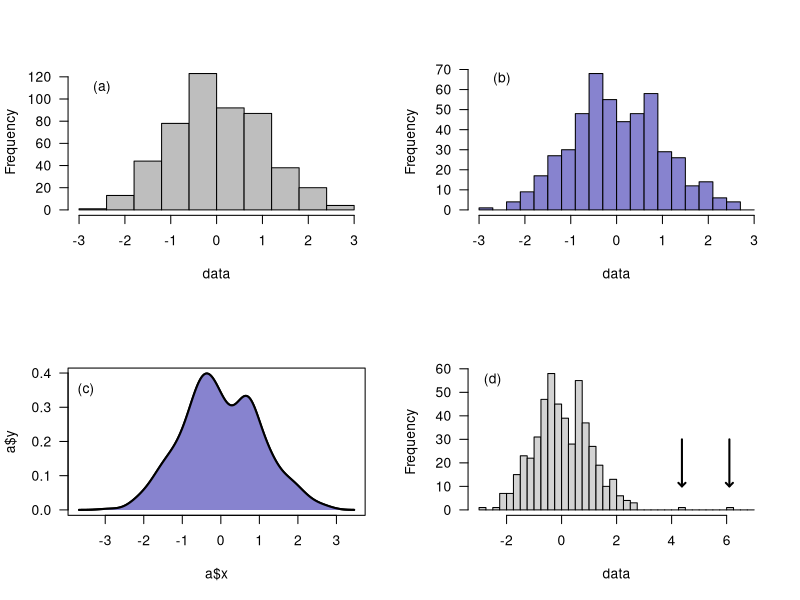
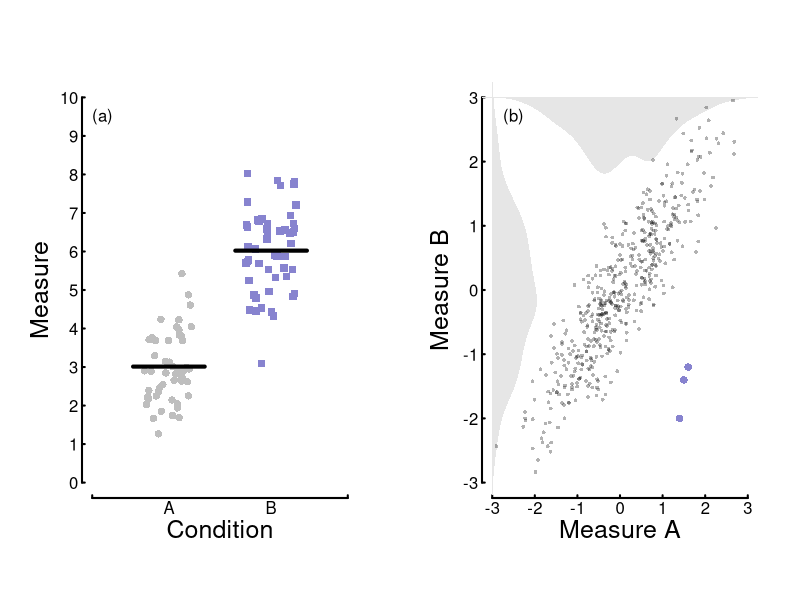
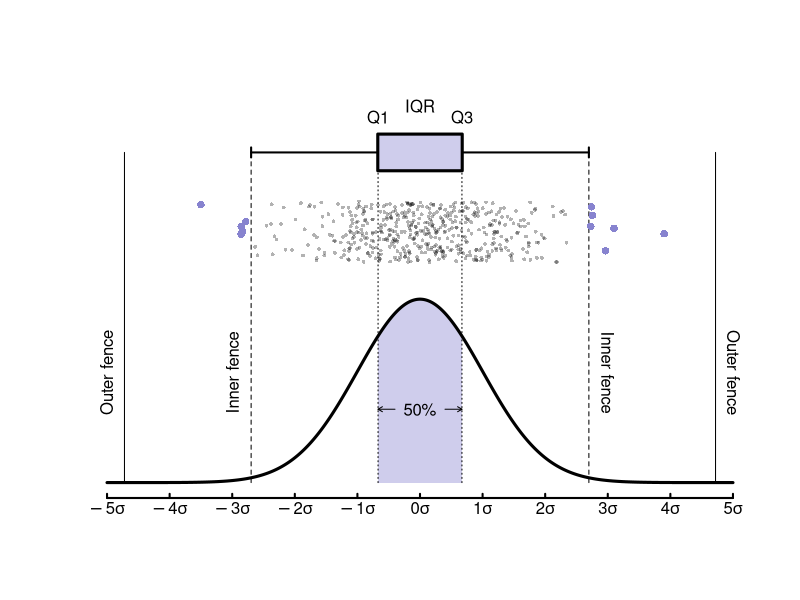
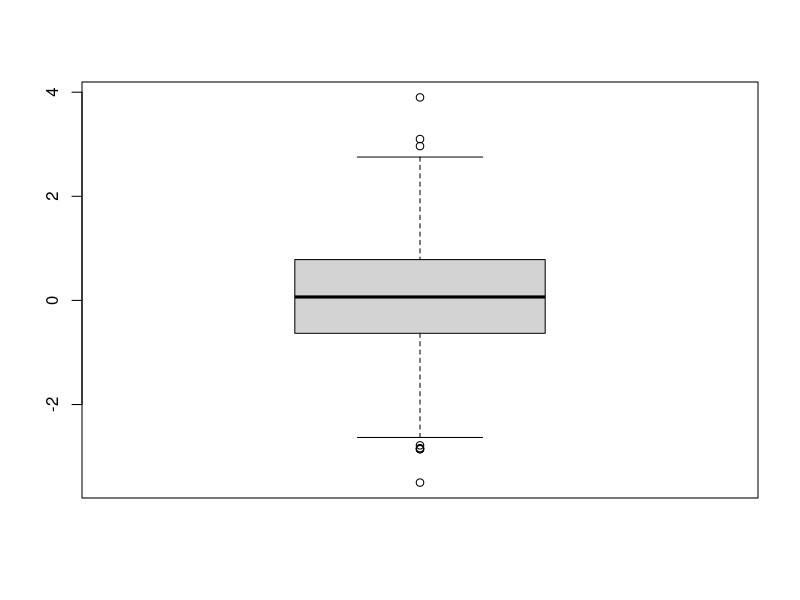
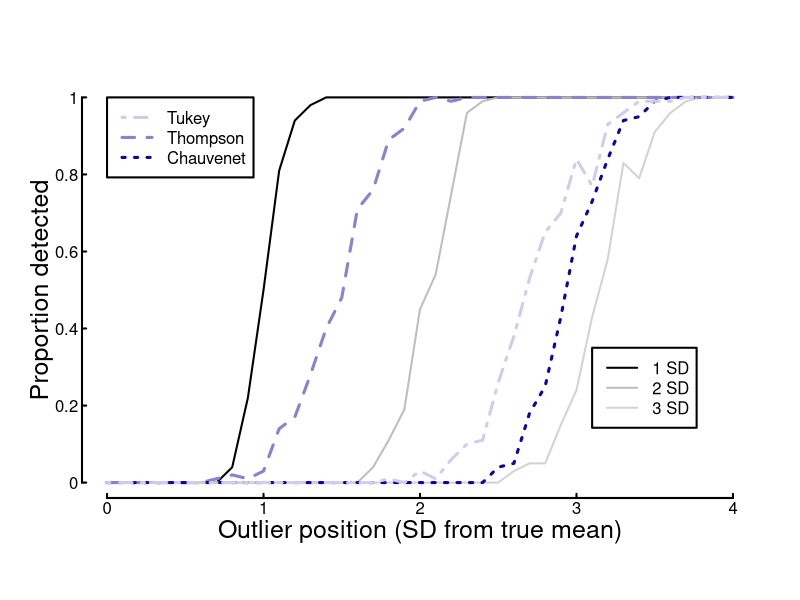
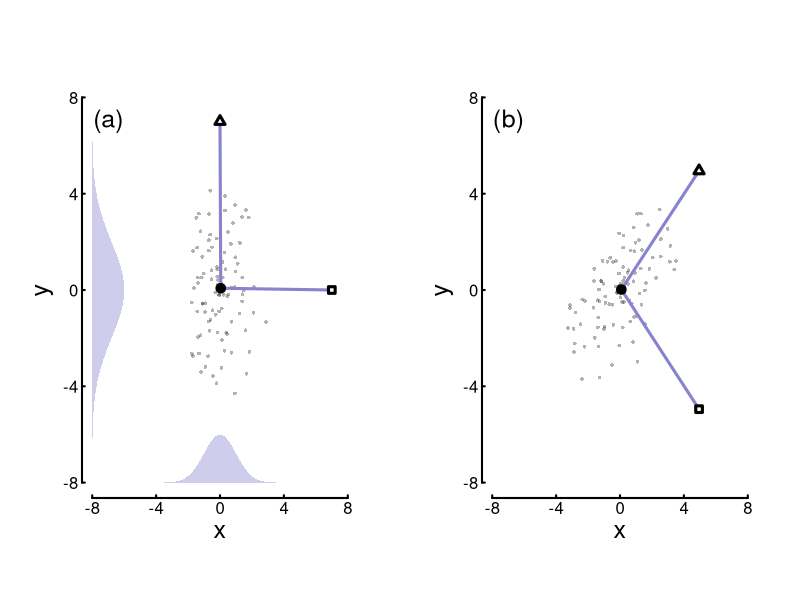
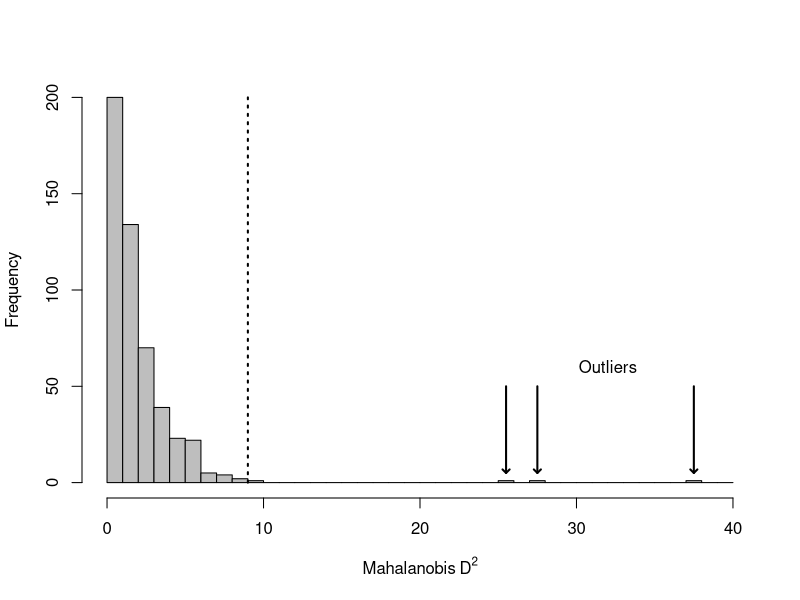
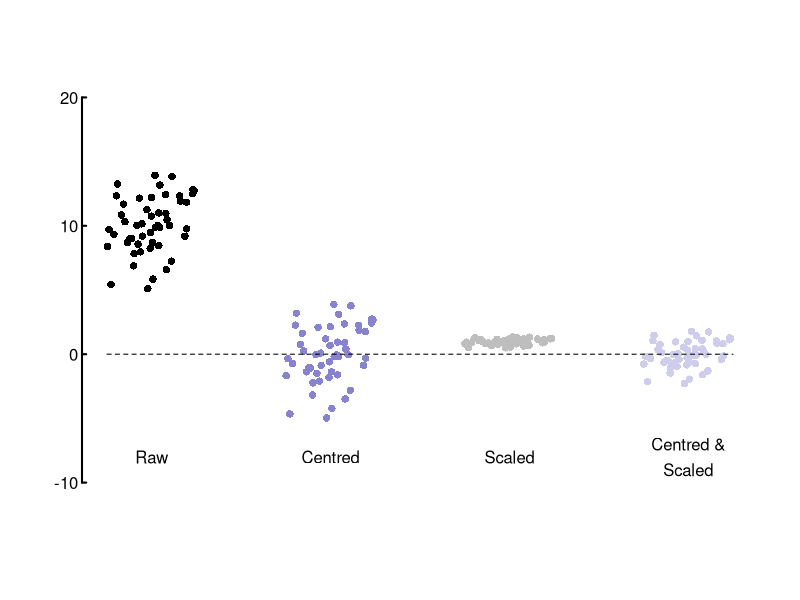

The R script that drew these images, in order:
# set outputplot as 2 to save plots as PDfs
outputplot <- 2
# set n of simulations for figure 5
nsims <- 100  # global value for the whole script - increase to 100000 for final run
# set colours for all plots
pal2tone <- c('#8783CF','#10069F','#CFCDEC')  # blue 072

#  create some functions that are used later to identify outliers
d_chauv <- function(data){
  i <- NULL
  m <- mean(data)
  s <- sd(data)
  Zdata <- abs(data-m)/s
  dmax <- abs(qnorm(1/(4*length(data))))
  i <- which(Zdata>dmax)
  return(i)}

d_thom <- function(data){
  i <- NULL
  noutliers <- 0
  included <- 1:length(data)
  exitcode <- 0
  
  while (exitcode==0){
    m <- mean(data[included])
    s <- sd(data[included])
    Zdata <- abs(data[included]-m)/s
    target <- max(Zdata)
    ti <- included[which(Zdata==target)]
    n <- length(included)
    tcrit <- qt(0.975,n-2)
    tau <- tcrit*(n-1)/(sqrt(n)*sqrt(n-2+tcrit^2))
    exitcode <- 1
    if (target>tau){
      noutliers <- noutliers + 1
      i[noutliers] <- ti
      included <- included[which(included!=ti)]
      exitcode <- 0
    }
  }
  i <- sort(i)
  return(i)}


# Chapter 3 figures ---------------------------------------------------------------
chapter <- 3
figno <- 1

if(outputplot==1){postscript(paste('figures/Figure ',chapter,'.',figno,'.eps',sep=''), horizontal = FALSE, onefile = FALSE, paper = "special", height = 7.5, width = 7.5)}
if(outputplot==2){pdf(paste('figures/Figure ',chapter,'.',figno,'.pdf',sep=''), bg="transparent", height = 7.5, width = 7.5)}

par(mfrow=c(2,2), las=1)
set.seed(1982)

data <- rnorm(500)
hist(data,breaks=seq(-3,3,length=11),col='grey',main=NULL)
text(-2.5,110,'(a)')

hist(data,breaks=seq(-3,3,length=21),col=pal2tone[1],main=NULL)
text(-2.5,65,'(b)')

a <- density(data)
plot(a$x,a$y,type='l',lwd=2)
polygon(a$x,a$y,col=pal2tone[1],border=NA)
lines(a$x,a$y,lwd=2)
text(-3.5,0.35,'(c)')

data[499:500] <- c(6.1,4.5)
hist(data,breaks=seq(-3,7,length=41),main=NULL)
arrows(4.375,30,4.375,10,length=0.05,angle=45,lwd=2)
arrows(6.1,30,6.1,10,length=0.05,angle=45,lwd=2)
text(-2.5,55,'(d)')

if(outputplot>0){dev.off()}  # this line goes after you've finished plotting (to output the example below, move it to the bottom of the script)


figno <- figno + 1
# if(outputplot==1){postscript(paste('figures/Figure ',chapter,'.',figno,'.eps',sep=''), horizontal = FALSE, onefile = FALSE, paper = "special", height = 4.5, width = 6.5)}
if(outputplot==1){cairo_ps(paste('figures/Figure ',chapter,'.',figno,'.eps',sep=''), onefile = FALSE, height = 5, width = 9, fallback_resolution = 600)}
if(outputplot==2){pdf(paste('figures/Figure ',chapter,'.',figno,'.pdf',sep=''), bg="transparent", height = 5, width = 9)}

par(mfrow=c(1,2), las=1)
set.seed(1982)

data <- rnorm(500)
data2 <- data + 0.5*rnorm(500)

plot(x=NULL,y=NULL,axes=FALSE, ann=FALSE, xlim=c(0,5), ylim=c(0,10))   
axis(1, at=c(0,5), tck=0.01, lab=F, lwd=2)   
axis(2, at=0:10, tck=0.01, lab=F, lwd=2)
mtext(text = c('A','B'), side = 1, at=c(1.5,3.5), las=1) 
mtext(text = 0:10, side = 2, at=0:10, line=0.2, las=1)  
title(xlab="Condition", col.lab=rgb(0,0,0), line=1.2, cex.lab=1.5)
title(ylab="Measure", col.lab=rgb(0,0,0), line=1.5, cex.lab=1.5)

points(runif(50)+1,data[1:50]+3,pch=16,col='gray')
points(runif(50)+3,data[51:100]+6,pch=15,col=pal2tone[1])
lines(c(0.8,2.2),c(mean(data[1:50]+3),mean(data[1:50]+3)),lwd=4)
lines(c(2.8,4.2),c(mean(data[51:100]+6),mean(data[51:100]+6)),lwd=4)

text(0.2,9.5,'(a)')



plot(x=NULL,y=NULL,axes=FALSE, ann=FALSE, xlim=c(-3,3), ylim=c(-3,3))   
axis(1, at=-3:3, tck=0.01, lab=F, lwd=2)   
axis(2, at=-3:3, tck=0.01, lab=F, lwd=2)
mtext(text = -3:3, side = 1, at= -3:3, las=1) 
mtext(text = -3:3, side = 2, at= -3:3, line=0.2, las=1)  
title(xlab="Measure A", col.lab=rgb(0,0,0), line=1.2, cex.lab=1.5)
title(ylab="Measure B", col.lab=rgb(0,0,0), line=1.5, cex.lab=1.5)

a <- density(c(data,1.5,1.6,1.4))
polygon(a$x,3-(3*a$y),col=rgb(0.9,0.9,0.9),border=NA)

a <- density(c(data2,-1.4,-1.2,-2))
polygon(-3+(3*a$y),a$x,col=rgb(0.9,0.9,0.9),border=NA)

points(data,data2,pch=16,col=rgb(0,0,0,alpha=0.3),cex=0.5)
points(c(1.5,1.6,1.4),c(-1.4,-1.2,-2),pch=16,col=pal2tone[1],cex=1)

text(-2.5,2.7,'(b)')

data <- c(data,1.5,1.6,1.4)
data2 <- c(data2,-1.4,-1.2,-2)

bdata <- data.frame(data,data2)
colnames(bdata) <- c('x','y')

if(outputplot>0){dev.off()}  # this line goes after you've finished plotting (to output the example below, move it to the bottom of the script)


figno <- figno + 1
# if(outputplot==1){postscript(paste('figures/Figure ',chapter,'.',figno,'.eps',sep=''), horizontal = FALSE, onefile = FALSE, paper = "special", height = 4.5, width = 6.5)}
if(outputplot==1){cairo_ps(paste('figures/Figure ',chapter,'.',figno,'.eps',sep=''), onefile = FALSE, height = 4.5, width = 6.5, fallback_resolution = 600)}
if(outputplot==2){pdf(paste('figures/Figure ',chapter,'.',figno,'.pdf',sep=''), bg="transparent", height = 4.5, width = 6.5)}

# this is daft, but I can't find a better way to do it
sigmastrings <- NULL
sigmastrings[1] <- expression(paste(-5,sigma,sep=''))
sigmastrings[2] <- expression(paste(-4,sigma,sep=''))
sigmastrings[3] <- expression(paste(-3,sigma,sep=''))
sigmastrings[4] <- expression(paste(-2,sigma,sep=''))
sigmastrings[5] <- expression(paste(-1,sigma,sep=''))
sigmastrings[6] <- expression(paste(0,sigma,sep=''))
sigmastrings[7] <- expression(paste(1,sigma,sep=''))
sigmastrings[8] <- expression(paste(2,sigma,sep=''))
sigmastrings[9] <- expression(paste(3,sigma,sep=''))
sigmastrings[10] <- expression(paste(4,sigma,sep=''))
sigmastrings[11] <- expression(paste(5,sigma,sep=''))


plot(x=NULL,y=NULL,axes=FALSE, ann=FALSE, xlim=c(-5,5), ylim=c(0,2.1))   
axis(1, at=-5:5, tck=0.01, lab=F, lwd=2)   
mtext(text = sigmastrings, side = 1, at=-5:5, las=1) 

xvals <- seq(-0.67,0.67,0.01)
normdist <- dnorm(xvals)
polygon(c(-0.67,xvals,0.67),c(0,normdist/max(normdist),0),col=pal2tone[3],border=NA)

lines(c(-0.67,-0.67),c(0,1.8),lty=3)
lines(c(0.67,0.67),c(0,1.8),lty=3)
lines(c(-2.698,-2.698),c(0,1.8),lty=2)
lines(c(2.698,2.698),c(0,1.8),lty=2)
lines(c(-4.7215,-4.7215),c(0,1.8),lty=1)
lines(c(4.7215,4.7215),c(0,1.8),lty=1)

xvals <- seq(-5,5,0.01)
normdist <- dnorm(xvals)
lines(xvals,normdist/max(normdist),lwd=3)

ndata <- rnorm(500)
ndata[1:3] <- c(-3.5,3.1,3.9)
yvals <- 1.2+runif(length(ndata))/3
points(ndata,yvals,pch=16,col=rgb(0,0,0,alpha=0.3),cex=0.5)
i <- which(abs(ndata)>2.698)
points(ndata[i],yvals[i],pch=16,col=pal2tone[1],cex=1)

polygon(c(-0.6745,0.6745,0.6745,-0.6745),c(1.7,1.7,1.9,1.9),col=pal2tone[3],lwd=3)
arrows(-0.6745,1.8,-2.698,1.8,length=0.05, angle=90, lwd=2)
arrows(0.6745,1.8,2.698,1.8,length=0.05, angle=90, lwd=2)

text(-0.67,1.99,'Q1',adj=0.5)
text(0,2.05,'IQR',adj=0.5)
text(0.67,1.99,'Q3',adj=0.5)

text(0,0.4,'50%',adj=0.5)
arrows(-0.4,0.4,-0.67,0.4,length=0.05)
arrows(0.4,0.4,0.67,0.4,length=0.05)


text(-3,0.6,'Inner fence',adj=0.5,srt=90)
text(3,0.6,'Inner fence',adj=0.5,srt=270)
text(-5,0.6,'Outer fence',adj=0.5,srt=90)
text(5,0.6,'Outer fence',adj=0.5,srt=270)

if(outputplot>0){dev.off()}  # this line goes after you've finished plotting (to output the example below, move it to the bottom of the script)


figno <- figno + 1
if(outputplot==1){postscript(paste('figures/Figure ',chapter,'.',figno,'.eps',sep=''), horizontal = FALSE, onefile = FALSE, paper = "special", height = 4.5, width = 6.5)}
if(outputplot==2){pdf(paste('figures/Figure ',chapter,'.',figno,'.pdf',sep=''), bg="transparent", height = 4.5, width = 6.5)}

boxplot(ndata)

if(outputplot>0){dev.off()}  # this line goes after you've finished plotting (to output the example below, move it to the bottom of the script)


figno <- figno + 1
if(outputplot==1){postscript(paste('figures/Figure ',chapter,'.',figno,'.eps',sep=''), horizontal = FALSE, onefile = FALSE, paper = "special", height = 4.5, width = 6.5)}
if(outputplot==2){pdf(paste('figures/Figure ',chapter,'.',figno,'.pdf',sep=''), bg="transparent", height = 4.5, width = 6.5)}

N <- 100
outliervals <- seq(0,4,0.1)

SD1count <- 0*outliervals
SD2count <- 0*outliervals
SD3count <- 0*outliervals
Tukeycount <- 0*outliervals
chcount <- 0*outliervals
taucount <- 0*outliervals

for (s in 1:nsims){
  for (k in 1:length(outliervals)){
    data <- rnorm(N)  # generate some random data
    data[1] <- outliervals[k]     # one value with an outlier
    
    if ((data[1]-mean(data))>(1*sd(data))){SD1count[k] <- SD1count[k]+1}
    if ((data[1]-mean(data))>(2*sd(data))){SD2count[k] <- SD2count[k]+1}
    if ((data[1]-mean(data))>(3*sd(data))){SD3count[k] <- SD3count[k]+1}
    if ((data[1]-mean(data))>(2*IQR(data))){Tukeycount[k] <- Tukeycount[k]+1}
    
    ch <- d_chauv(data)
    if (length(ch)){if (ch[1]==1){chcount[k] <- chcount[k]+1}}
    th <- d_thom(data)
    if (length(th)){if (th[1]==1){taucount[k] <- taucount[k]+1}}
    
  }}

SD1prop <- SD1count/nsims
SD2prop <- SD2count/nsims
SD3prop <- SD3count/nsims
Tukeyprop <- Tukeycount/nsims
chprop <- chcount/nsims
tauprop <- taucount/nsims

plot(x=NULL,y=NULL,axes=FALSE, ann=FALSE, xlim=c(0,4), ylim=c(0,1))   
axis(1, at=0:4, tck=0.01, lab=F, lwd=2)   
axis(2, at=seq(0,1,0.2), tck=0.01, lab=F, lwd=2)
mtext(text = 0:4, side = 1, at= 0:4, las=1) 
mtext(text = seq(0,1,0.2), side = 2, at= seq(0,1,0.2), line=0.2, las=1)  
title(xlab="Outlier position (SD from true mean)", col.lab=rgb(0,0,0), line=1.2, cex.lab=1.5)
title(ylab="Proportion detected", col.lab=rgb(0,0,0), line=1.5, cex.lab=1.5)

lines(outliervals,SD1prop,lwd=2)
lines(outliervals,SD2prop,lwd=2,col='grey')
lines(outliervals,SD3prop,lwd=2,col='lightgrey')

lines(outliervals,tauprop,lwd=3,col=pal2tone[1],lty=2)
lines(outliervals,chprop,lwd=3,col=pal2tone[2],lty=3)
lines(outliervals,Tukeyprop,lwd=3,col=pal2tone[3],lty=4)

legend(0,1,c('Tukey','Thompson', 'Chauvenet'), col=pal2tone[c(3,1,2)], lwd=3, lty=c(4,2,3),box.lwd=2)

legend(3.1,0.35,c('1 SD', '2 SD', '3 SD'), col=c('black','grey','lightgrey'), lwd=2, box.lwd=2)


if(outputplot>0){dev.off()}  # this line goes after you've finished plotting (to output the example below, move it to the bottom of the script)


figno <- figno + 1
# if(outputplot==1){postscript(paste('figures/Figure ',chapter,'.',figno,'.eps',sep=''), horizontal = FALSE, onefile = FALSE, paper = "special", height = 4.5, width = 6.5)}
if(outputplot==1){cairo_ps(paste('figures/Figure ',chapter,'.',figno,'.eps',sep=''), onefile = FALSE, height = 5, width = 9, fallback_resolution = 600)}
if(outputplot==2){pdf(paste('figures/Figure ',chapter,'.',figno,'.pdf',sep=''), bg="transparent", height = 5, width = 9)}

par(mfrow=c(1,2), las=1)

N <- 100

x <- rnorm(N)
y <- rnorm(N)*2

x[1:2] <- c(7,0)
y[1:2] <- c(0,7)

# par(pty="s")  # make axis square
plot(x=NULL,y=NULL,axes=FALSE, ann=FALSE, xlim=c(-8,8), ylim=c(-8,8))   
axis(1, at=seq(-8,8,4), tck=0.01, lab=F, lwd=2)   
axis(2, at=seq(-8,8,4), tck=0.01, lab=F, lwd=2)
mtext(text = seq(-8,8,4), side = 1, at= seq(-8,8,4), las=1) 
mtext(text = seq(-8,8,4), side = 2, at= seq(-8,8,4), line=0.2, las=1)  
title(xlab="x", col.lab=rgb(0,0,0), line=1.2, cex.lab=1.5)
title(ylab="y", col.lab=rgb(0,0,0), line=1.5, cex.lab=1.5)

xvals <- seq(-8,8,0.1)
dist <- dnorm(xvals)
dist <- 2*dist/max(dist)
polygon(xvals,dist-8,col=pal2tone[3],border=NA)
dist <- dnorm(xvals,sd=2)
dist <- 2*dist/max(dist)
polygon(dist-8,xvals,col=pal2tone[3],border=NA)

points(x,y,pch=16,cex=0.5,col=rgb(0,0,0,alpha=0.3))

lines(c(mean(x),x[1]),c(mean(y),y[1]),col=pal2tone[1],lwd=3)
lines(c(mean(x),x[2]),c(mean(y),y[2]),col=pal2tone[1],lwd=3)

points(x[1],y[1],pch=22,cex=1,bg='white',lwd=3)
points(x[2],y[2],pch=24,cex=1,bg='white',lwd=3)
points(mean(x),mean(y),pch=21,cex=1,bg='black',lwd=3)

text(-7,7,'(a)',cex=1.5)

amplitudes <- sqrt(x^2 + y^2)
angles <- atan2(y,x)

angles <- angles - pi/4

x2 <- cos(angles)*amplitudes
y2 <- sin(angles)*amplitudes

# par(pty="s")  # make axis square
plot(x=NULL,y=NULL,axes=FALSE, ann=FALSE, xlim=c(-8,8), ylim=c(-8,8))   
axis(1, at=seq(-8,8,4), tck=0.01, lab=F, lwd=2)   
axis(2, at=seq(-8,8,4), tck=0.01, lab=F, lwd=2)
mtext(text = seq(-8,8,4), side = 1, at= seq(-8,8,4), las=1) 
mtext(text = seq(-8,8,4), side = 2, at= seq(-8,8,4), line=0.2, las=1)  
title(xlab="x", col.lab=rgb(0,0,0), line=1.2, cex.lab=1.5)
title(ylab="y", col.lab=rgb(0,0,0), line=1.5, cex.lab=1.5)

points(x2,y2,pch=16,cex=0.5,col=rgb(0,0,0,alpha=0.3))

lines(c(mean(x2),x2[1]),c(mean(y2),y2[1]),col=pal2tone[1],lwd=3)
lines(c(mean(x2),x2[2]),c(mean(y2),y2[2]),col=pal2tone[1],lwd=3)

points(x2[1],y2[1],pch=22,cex=1,bg='white',lwd=3)
points(x2[2],y2[2],pch=24,cex=1,bg='white',lwd=3)
points(mean(x2),mean(y2),pch=21,cex=1,bg='black',lwd=3)

text(-7,7,'(b)',cex=1.5)

if(outputplot>0){dev.off()}  # this line goes after you've finished plotting (to output the example below, move it to the bottom of the script)


figno <- figno + 1
if(outputplot==1){postscript(paste('figures/Figure ',chapter,'.',figno,'.eps',sep=''), horizontal = FALSE, onefile = FALSE, paper = "special", height = 4.5, width = 6.5)}
if(outputplot==2){pdf(paste('figures/Figure ',chapter,'.',figno,'.pdf',sep=''), bg="transparent", height = 4.5, width = 6.5)}

D2 <- mahalanobis(bdata, colMeans(bdata), cov(bdata))

xlabel <- expression(Mahalanobis~D^2)
hist(D2,breaks=seq(0,40,length=41),col='grey',main=NULL, xlab=xlabel)

for (n in 501:503){
  arrows(floor(D2[n])+0.5,50,floor(D2[n])+0.5,5,length=0.05,angle=45,lwd=2)
}

lines(c(9,9),c(0,200),lty=3,lwd=2)

text(32, 60, 'Outliers')

if(outputplot>0){dev.off()}  # this line goes after you've finished plotting (to output the example below, move it to the bottom of the script)



figno <- figno + 1
if(outputplot==1){postscript(paste('figures/Figure ',chapter,'.',figno,'.eps',sep=''), horizontal = FALSE, onefile = FALSE, paper = "special", height = 4.5, width = 6.5)}
if(outputplot==2){pdf(paste('figures/Figure ',chapter,'.',figno,'.pdf',sep=''), bg="transparent", height = 4.5, width = 6.5)}

data <- rnorm(50, mean=10, sd=2)
xvals <- runif(50)

plot(x=NULL,y=NULL,axes=FALSE, ann=FALSE, xlim=c(0,7), ylim=c(-10,20))  
axis(2, at=seq(-10,20,10), tck=0.01, lab=F, lwd=2)
mtext(text = seq(-10,20,10), side = 2, at=seq(-10,20,10), line=0.2, las=1)

points(xvals,data,pch=16,col='black')
points(xvals+2,scale(data,scale=FALSE),pch=16,col=pal2tone[1])
points(xvals+4,scale(data,center=FALSE),pch=16,col='grey')
points(xvals+6,scale(data),pch=16,col=pal2tone[3])

lines(c(0,7),c(0,0),lty=2)

text(0.5,-8,'Raw',adj=0.5)
text(2.5,-8,'Centred',adj=0.5)
text(4.5,-8,'Scaled',adj=0.5)
text(6.5,-7,'Centred &',adj=0.5)
text(6.5,-9,'Scaled',adj=0.5)

if(outputplot>0){dev.off()}  # this line goes after you've finished plotting (to output the example below, move it to the bottom of the script)


figno <- figno + 1
if(outputplot==1){postscript(paste('figures/Figure ',chapter,'.',figno,'.eps',sep=''), horizontal = FALSE, onefile = FALSE, paper = "special", height = 10, width = 6.5)}
if(outputplot==2){pdf(paste('figures/Figure ',chapter,'.',figno,'.pdf',sep=''), bg="transparent", height = 10, width = 6.5)}

par(mfrow=c(2,1), las=1)

plot(x=NULL,y=NULL,axes=FALSE, ann=FALSE, xlim=c(-3,4), ylim=c(0,1))
axis(1, at=c(-3,4), tck=0.01, lab=F, lwd=2)

data1 <- rlnorm(10000,0,sdlog=0.5)

a <- density(data1)
a$y <- (a$y/max(a$y))
polygon(a$x, a$y, col=rgb(0.8,0.8,0.8),border=NA)

a <- density(log10(data1))
a$y <- (a$y/max(a$y))
lines(a$x, a$y, col=pal2tone[1],lwd=5)

text(2.5,0.8,'Original data')
text(-1.5,0.8,'Log transform',col=pal2tone[1])

plot(x=NULL,y=NULL,axes=FALSE, ann=FALSE, xlim=c(-1,3), ylim=c(0,1))
axis(1, at=c(-1,3), tck=0.01, lab=F, lwd=2)

data2 <- rweibull(10000,5,1)

a <- density(data2)
a$y <- (a$y/max(a$y))
polygon(a$x, a$y, col=rgb(0.8,0.8,0.8),border=NA)

a <- density(data2^2)
a$y <- (a$y/max(a$y))
lines(a$x, a$y, col=pal2tone[1],lwd=5)

text(2,0.8,'Original data')
text(-0.2,0.8,'Squaring',col=pal2tone[1])

data1 <- data1[1:100]

if(outputplot>0){dev.off()}  # this line goes after you've finished plotting (to output the example below, move it to the bottom of the script)


figno <- figno + 1
if(outputplot==1){postscript(paste('figures/Figure ',chapter,'.',figno,'.eps',sep=''), horizontal = FALSE, onefile = FALSE, paper = "special", height = 5, width = 9)}
if(outputplot==2){pdf(paste('figures/Figure ',chapter,'.',figno,'.pdf',sep=''), bg="transparent", height = 5, width = 9)}

par(mfrow=c(1,2), las=1)

ndata <- rnorm(100)
qqnorm(ndata)
qqline(ndata)

qqnorm(data1)
qqline(data1)

if(outputplot>0){dev.off()}  # this line goes after you've finished plotting (to output the example below, move it to the bottom of the script)


figno <- figno + 1
if(outputplot==1){postscript(paste('figures/Figure ',chapter,'.',figno,'.eps',sep=''), horizontal = FALSE, onefile = FALSE, paper = "special", height = 4.5, width = 12)}
if(outputplot==2){pdf(paste('figures/Figure ',chapter,'.',figno,'.pdf',sep=''), bg="transparent", height = 4.5, width = 12)}

quizdata <- read.csv('data/qualtricsexample.csv')
quizdata <- quizdata[,10:20]

par(mfrow=c(1,3), las=1)

hist(quizdata$Q1)
text(5,14,'(a)',cex=2)

criterion <- 3*sd(quizdata$Q1) 
normdata <- abs(quizdata$Q1-mean(quizdata$Q1)) 
quizdata <- quizdata[which(normdata<criterion),]

quizscores <- rep(0,nrow(quizdata))  
for (participant in 1:nrow(quizdata)){  # loop through participants
  for (question in 1:10){  
    if (as.character(quizdata[participant,question+1])=='A'){
      quizscores[participant] <- quizscores[participant] + 1}
  }
}

hist(quizscores)
text(7.5,9.5,'(b)',cex=2)

plot(quizdata$Q1,quizscores,type='p')
text(43,7.7,'(c)',cex=2)

if(outputplot>0){dev.off()}  # this line goes after you've finished plotting (to output the example below, move it to the bottom of the script)

